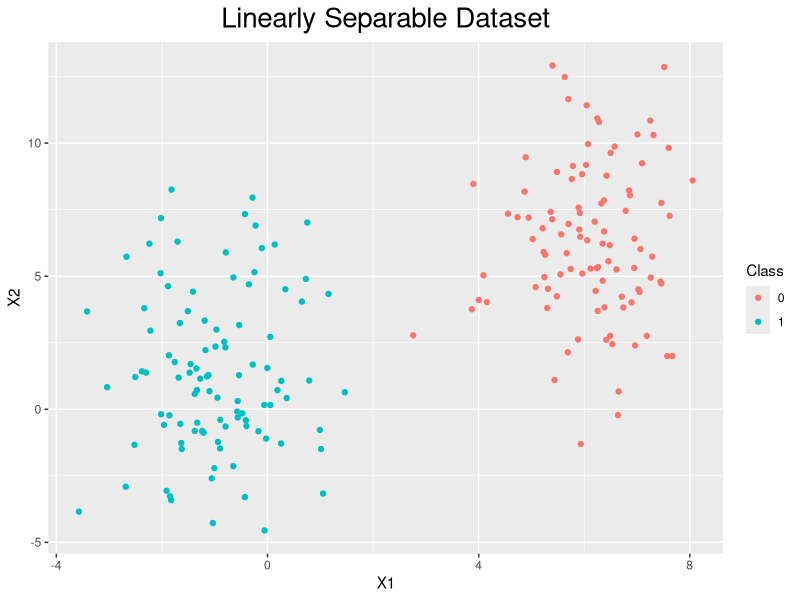
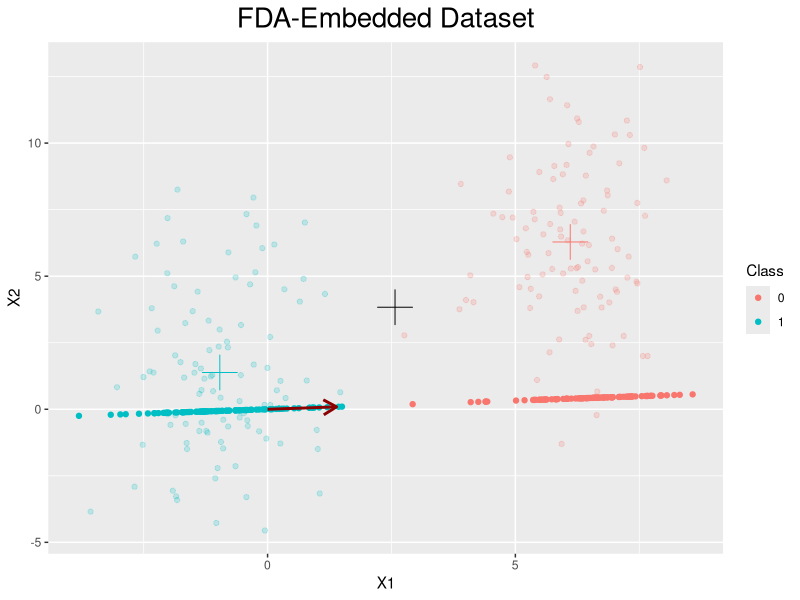
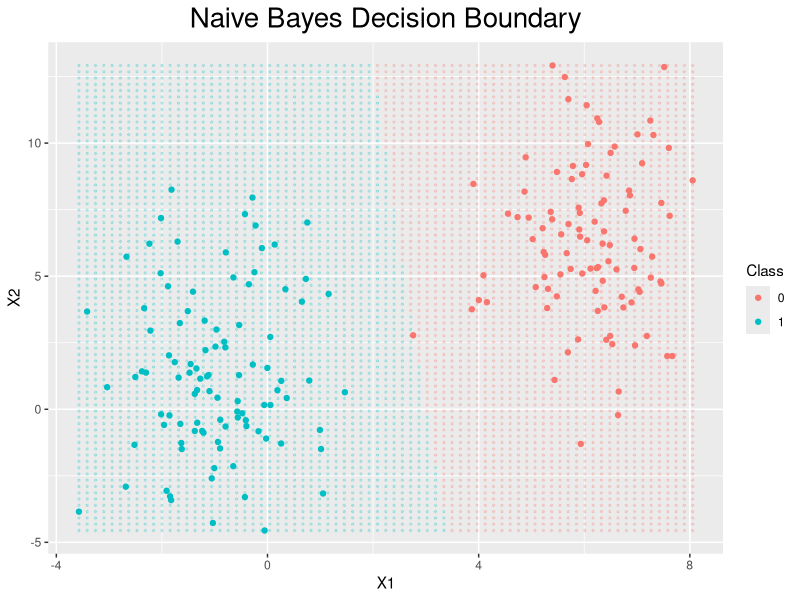

R code for these plots, in order:
## ---- chunk 1
knitr::opts_chunk$set(echo = TRUE)
## ---- chunk 2
library(MASS)
library(microbenchmark)
library(tidyverse)
## ---- chunk 3
kernel_matrix <- function(X, sigmasq, Y=NULL){
  if (is.null(Y)){
    Y <- X  # TODO: This might be risky for big matrices. How does R copy work? Maybe split the code into two?
  }
  n <- nrow(X)
  m <- nrow(Y)
  # Find three matrices above
  Xnorm <- matrix(apply(X^2, 1, sum), n, m)
  Ynorm <- matrix(apply(Y^2, 1, sum), n, m, byrow=TRUE)
  XY <- tcrossprod(X, Y)
  # TODO: In this case do we use median of XY? If we are using it for prediction
  # I think sigmasq should be found only from training set, not from testing set.
  # Therefore we should pass sigmasq as a parameter in this function, and should be calculated 
  # beforehand.
  return(exp(-(Xnorm - 2*XY + Ynorm) / (2*sigmasq)))
}

# Creates a logical one-hot encoding, assumes classes 0, .. , K-1
make_flags <- function(y){
  classes <- unique(y)
  flags <- data.frame(y=y) %>% 
            mutate(rn=row_number(), value=1) %>% 
            spread(y, value, fill=0) %>% 
            select(-rn) %>% as.matrix %>% as.logical %>%
            matrix(nrow=nrow(y)) 
  return(flags)
}
# Calculates a function (usually mean or sd) for all classes
calc_func_per_class <- function(X, y, func){
  flags <- make_flags(y)
  return(t(apply(flags, 2, function(f) apply(X[f, ], 2, func))))
}
# Calculates density of a gaussian
gaussian_density <- function(x, mu, sigma, log=FALSE){
  # Cholesky, L is upper triangular
  L <- chol(sigma)
  kernel <- -0.5*crossprod(forwardsolve(t(L), x - mu))
  value <- -length(x)*log(2*pi)/2 -sum(log(diag(L))) + kernel
  if (!log){
    value <- exp(value)
  }
  return(value[[1]])
}
# Fastest known pure-R way to compute means across dimensions. See my helper Rmd with benchmarks
center_matrix <- function(A){
  return(A - rep(1, nrow(A)) %*% t(colMeans(A)))
}
## ---- chunk 4
# Settings
n1 <- 100
n2 <- 100
m1 <- c(6, 6)
m2 <- c(-1, 1)
s1 <- matrix(c(1, 0, 0, 10), nrow=2, ncol=2)
s2 <- matrix(c(1, 0, 0, 10), nrow=2, ncol=2)
## ---- chunk 5
generate_binary_data <- function(n1, n2, m1, s1, m2, s2){
  # x1, x2 and y for both classes (both 0,1 and -1,1 will be created for convenience)
  class1 <- mvrnorm(n1, m1, s1)
  class2 <- mvrnorm(n2, m2, s2)
  y      <- c(rep(0, n1), rep(1, n2))   # {0 , 1}
  y2     <- c(rep(-1, n1), rep(1, n2))  # {-1, 1}
  # Generate dataframe
  data <- data.frame(rbind(class1, class2), y, y2)
  return(data)
}
# Generate reproducible data
set.seed(123)
data <- generate_binary_data(n1, n2, m1, s1, m2, s2)
X <- data %>% select(-y, -y2) %>% as.matrix
y <- data %>% select(y) %>% as.matrix
## ---- chunk 6
plot_dataset <- function(data){
  p <- ggplot(data=data, aes(x=X1, y=X2, color=as_factor(y))) + 
        geom_point() + 
        theme(plot.title=element_text(hjust=0.5, size=20)) + 
        labs(color="Class", title="Linearly Separable Dataset")
  return(p)
}
plot_dataset(data)
## ---- chunk 7
fda <- function(X, y){
  # Use y to create a logical one-hot encoding called `flags`
  flags <- make_flags(y)
  # Define objective function 
  fda_objective <- function(w){
    mu <- mean(X %*% w)           # embedded DATASET center
    muks <- rep(0, ncol(flags))   # embedded center for class k
    swks <- rep(0, ncol(flags))   # within class scatterness
    sbks <- rep(0, ncol(flags))   # between class scatterness
    for (class in 1:ncol(flags)){
      Xk <- X[flags[, class], ]
      mk <- mean(Xk %*% w)
      muks[class] <- mk
      swks[class] <- sum(((Xk %*% w) - mk)^2)
      sbks[class] <- sum(flags[, class]) * (mk - mu)^2
    }
    # Calculate objective value
    value <- sum(sbks) / sum(swks)
    return(-value) # remember we want to maximize, but optim minimizes
  }
  # Optimize
  w_start <- matrix(1, nrow=ncol(X), ncol=1)
  sol <- optim(par=w_start, fn=fda_objective, method="BFGS")$par
  # Return object
  fda_object <- list(sol=sol, flags=flags, X=X, y=y)
  class(fda_object) <- "FDA"
  return(fda_object)
}
## ---- chunk 8
plot.FDA <- function(x, y=NULL, ...){
  # Find unit vector of w and take dot product
  sol_unit <- x$sol / sqrt(sum(x$sol^2))
  dot_products <-  x$X %*% sol_unit
  if (ncol(x$X) > 2){
    # Plot on a simple horizontal line
  df <- data.frame(x1=dot_products, x2=rep(0, nrow(dot_products)), y=x$y)
  p <- ggplot(data=df) + 
        geom_point(aes(x=x1, y=x2, color=as_factor(x$y)))
  } else {
    # Find embedded points in 2D
    x_emb <- dot_products %*% t(sol_unit)
    dfembed <- data.frame(x1=x_emb[, 1], x2=x_emb[, 2], y=x$y)
    # Find data mean, and mean per cluster
    datamean <- apply(x$X, 2, mean)
    datamean <- data.frame(x=datamean[1], y=datamean[2])
    meanmatrix <- calc_func_per_class(x$X, x$y, mean)
    dfclassmeans <- data.frame(meanmatrix, y=(1:nrow(meanmatrix) - 1))
    # Dataframe to plot w
    wdf <- data.frame(x=x$sol[1], y=x$sol[2], x0=c(0.0), y0=c(0.0))
    # Plot
    p <- ggplot() + 
          geom_point(data=data.frame(x$X, x$y), aes(x=X1, y=X2, color=as_factor(y)), alpha=0.2) + 
          geom_point(data=dfclassmeans, aes(x=X1, y=X2, color=as_factor(y)), shape=3, size=8, show.legend=FALSE) + 
          geom_point(data=datamean, aes(x=x, y=y), size=8, shape=3, color="black") +
          geom_point(data=dfembed, aes(x=x1, y=x2, color=as_factor(y))) + 
          geom_segment(data=wdf, aes(x=x0, y=y0, xend=x, yend=y, color="w"), 
                       arrow = arrow(length=unit(0.15, "inches")), color="darkred", size=1)
  }
  p + 
    labs(color="Class", title="FDA-Embedded Dataset", x="X1", y="X2") + 
    theme(plot.title=element_text(hjust=0.5, size=20))
}
## ---- chunk 9
fda_object <- fda(X, y)
plot(fda_object)
## ---- chunk 10
naive_bayes <- function(X, y){
  # For every class, find mean and variance (one class per row)
  means <- calc_func_per_class(X, y, mean)
  vars  <- calc_func_per_class(X, y, function(x) sd(x)^2)
  # Create a gaussian for each class
  nb <- list(means=means, vars=vars, X=X, y=y)
  class(nb) <- "naive_bayes"
  return(nb)
}
## ---- chunk 11
predict.naive_bayes <- function(x, xtest){
  # for every test point (row of xtest), want to calculate the density value for
  # every class, and pick the highest one. Let's instantiate a matrix of the correct dimensions.
  table <- matrix(0, nrow=nrow(xtest), ncol=nrow(x$means))  # number of test points times n classes
  # need two for loops unfortunately
  for (r_ix in 1:nrow(xtest)){
    for (c_ix in 1:nrow(x$means)){
      table[r_ix, c_ix] <- gaussian_density(
        x=matrix(as.double(xtest[r_ix, ])), 
        mu=matrix(x$means[c_ix, ]), 
        sigma=diag(x$vars[c_ix, ]), log=TRUE)
    }
  }
  classes <- apply(table, 1, which.max)
  return(classes - 1)
}
## ---- chunk 12
plot.naive_bayes <- function(x, y=NULL, ngrid=75, ...){
  if (ncol(x$X) > 2) {
    print("Naive Bayes plotting for more than 2 dimensions, not implemented.")
  } else {
    # Generate a grid of points on X
    coord_range <- apply(x$X, 2, range)
    grid <- expand.grid(
      X1=seq(from=coord_range[1, 1], to=coord_range[2, 1], length=ngrid),
      X2=seq(from=coord_range[1, 2], to=coord_range[2, 2], length=ngrid)
      )
    # Use naive bayes to predict at each point of the grid
    cl <- predict(x, grid)
    dfgrid <- data.frame(grid, y=cl)
    # plot those points
    ggplot() + 
      geom_point(data=dfgrid, aes(x=X1, y=X2, color=as_factor(y)), alpha=0.2, size=0.5) + 
      geom_point(data=data.frame(x$X, y=x$y), aes(x=X1, y=X2, color=as_factor(y))) + 
      labs(color="Class", title="Naive Bayes Decision Boundary") + 
      theme(plot.title=element_text(hjust=0.5, size=20))
  }
}
## ---- chunk 13
plot(naive_bayes(X, y))
## ---- chunk 14
sigmoid <- function(x) 1.0 / (1.0 + exp(-x))
## ---- chunk 15
grad_ascent <- function(beta, niter=100, gamma=0.001){
  for (i in 1:niter) beta <- beta + gamma * t(X) %*% (y - sigmoid(X %*% beta))
  return(beta)
}
## ---- chunk 16
newton_method <- function(beta, niter=100, alpha=0.1){
  # Learning rate is suggested at 0.1. For 1.0 standard Newton method is recovered
  for (i in 1:niter){
    D_k <- diag(drop(sigmoid(X%*%beta)*(1 - sigmoid(X%*%beta))))
    d_k <- solve(t(X)%*%D_k %*% X, alpha*t(X) %*% (y - sigmoid(X %*% beta)))
    beta <- beta + d_k
  }
  return(beta)
}
## ---- chunk 17
irls <- function(beta, niter=100){
  for (i in 1:niter){
    # Find z_k
    eta_k   <- X %*% beta
    sigma_k <- sigmoid(eta_k)
    D_k     <- diag(drop(sigma_k*(1.0 - sigma_k)))
    r_k     <- solve(D_k, y - sigma_k)  #(1.0/D_k) %*% (y - sigma_k) 
    z_k     <- eta_k + r_k
    # Solve IRLS with QR decomposition
    qr_decomp <- qr(sqrt(D_k) %*% X)
    Q         <- qr.Q(qr_decomp)
    R         <- qr.R(qr_decomp)
    d_k       <- backsolve(R, t(Q) %*% (sqrt(D_k) %*% z_k))
    # Find new estimate of beta
    beta <- beta + d_k
  }
  return(beta)
}
## ---- chunk 18
logistic_regression <- function(X, y, cost="MLE", method="BFGS", sigmab=1.0, niter=100){
  start <- matrix(0, nrow=ncol(X))
  # Define cost functions
  mle_cost <- function(beta) sum(log(1 + exp((1 - 2*y) * (X %*% beta))))
  map_cost <- function(beta) (sigmab^2)*mle_cost(beta) + 0.5*sum(beta^2)
  # Determine selected Cost Function
  if      (cost == "MLE") costfunc <- mle_cost
  else if (cost == "MAP") costfunc <- map_cost
  # Use selected method for selected cost function
  if (method=="BFGS") sol <- optim(par=start, fn=costfunc, method="BFGS")$par
  else if (method=="GA") sol <- grad_ascent(start, niter=niter)
  # Build S3 object and return it
  lr <- list(X=X, y=y, sol=sol, cost=cost, method=method)
  class(lr) <- "logistic_regression"
  return(lr)
}
## ---- chunk 19
print.logistic_regression <- function(x, ...){
  cat("S3 Object of Class logistic_regression.\n")
  cat("Cost Function:        ", x$cost, "\n")
  cat("Optimization Method:  ", x$method, "\n")
  cat("Solution:             ", x$sol)
}
## ---- chunk 20
lr <- logistic_regression(X, y)
